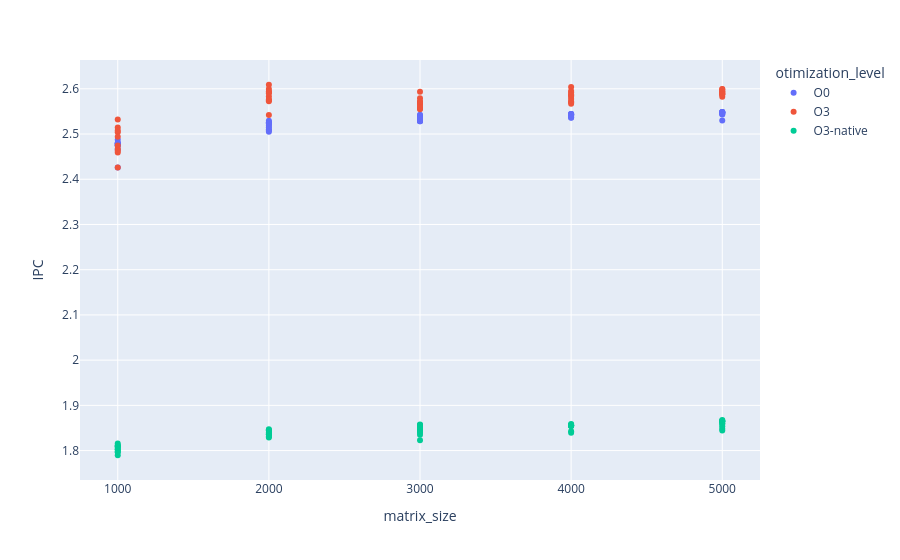

Notebook source saved alongside this figure:
### Code cell
plot_IPC_to_size= px.scatter(df, x="matrix_size", y="IPC", color="otimization_level", hover_data=["time_elapsed","CPI", "branch-miss-rate", "cache-miss-rate"])
plot_IPC_to_size.update_layout(xaxis={"type": "category"})
plot_IPC_to_size.show()

### Figure 1 — Plotly figure (JSON) as saved in the notebook; plotly's stock layout.template omitted (floating-point values rounded to 4 significant figures; data arrays with more than 128 entries replaced by an {"elided": "..."} marker saying what was removed)
{"data": [{"customdata": {"elided": "50x4 float values"}, "hovertemplate": "otimization_level=O0<br>matrix_size=%{x}<br>IPC=%{y}<br>time_elapsed=%{customdata[0]}<br>CPI=%{customdata[1]}<br>branch-miss-rate=%{customdata[2]}<br>cache-miss-rate=%{customdata[3]}<extra></extra>", "legendgroup": "O0", "marker": {"color": "#636efa", "symbol": "circle"}, "mode": "markers", "name": "O0", "orientation": "v", "showlegend": true, "type": "scatter", "x": [1000, 1000, 1000, 1000, 1000, 1000, 1000, 1000, 1000, 1000, 2000, 2000, 2000, 2000, 2000, 2000, 2000, 2000, 2000, 2000, 3000, 3000, 3000, 3000, 3000, 3000, 3000, 3000, 3000, 3000, 4000, 4000, 4000, 4000, 4000, 4000, 4000, 4000, 4000, 4000, 5000, 5000, 5000, 5000, 5000, 5000, 5000, 5000, 5000, 5000], "xaxis": "x", "y": [2.426, 2.487, 2.476, 2.48, 2.48, 2.475, 2.479, 2.474, 2.478, 2.466, 2.508, 2.518, 2.523, 2.529, 2.511, 2.526, 2.515, 2.526, 2.505, 2.523, 2.529, 2.53, 2.536, 2.538, 2.542, 2.541, 2.528, 2.528, 2.535, 2.535, 2.537, 2.544, 2.543, 2.544, 2.54, 2.544, 2.543, 2.541, 2.542, 2.536, 2.53, 2.549, 2.548, 2.548, 2.549, 2.546, 2.543, 2.544, 2.548, 2.547], "yaxis": "y"}, {"customdata": {"elided": "50x4 float values"}, "hovertemplate": "otimization_level=O3<br>matrix_size=%{x}<br>IPC=%{y}<br>time_elapsed=%{customdata[0]}<br>CPI=%{customdata[1]}<br>branch-miss-rate=%{customdata[2]}<br>cache-miss-rate=%{customdata[3]}<extra></extra>", "legendgroup": "O3", "marker": {"color": "#EF553B", "symbol": "circle"}, "mode": "markers", "name": "O3", "orientation": "v", "showlegend": true, "type": "scatter", "x": [1000, 1000, 1000, 1000, 1000, 1000, 1000, 1000, 1000, 1000, 2000, 2000, 2000, 2000, 2000, 2000, 2000, 2000, 2000, 2000, 3000, 3000, 3000, 3000, 3000, 3000, 3000, 3000, 3000, 3000, 4000, 4000, 4000, 4000, 4000, 4000, 4000, 4000, 4000, 4000, 5000, 5000, 5000, 5000, 5000, 5000, 5000, 5000, 5000, 5000], "xaxis": "x", "y": [2.426, 2.475, 2.504, 2.532, 2.514, 2.459, 2.494, 2.468, 2.508, 2.463, 2.583, 2.593, 2.6, 2.576, 2.572, 2.609, 2.593, 2.59, 2.575, 2.542, 2.579, 2.557, 2.568, 2.568, 2.562, 2.572, 2.594, 2.555, 2.571, 2.559, 2.57, 2.582, 2.604, 2.572, 2.577, 2.586, 2.595, 2.592, 2.567, 2.587, 2.595, 2.591, 2.594, 2.599, 2.582, 2.592, 2.588, 2.589, 2.587, 2.599], "yaxis": "y"}, {"customdata": {"elided": "50x4 float values"}, "hovertemplate": "otimization_level=O3-native<br>matrix_size=%{x}<br>IPC=%{y}<br>time_elapsed=%{customdata[0]}<br>CPI=%{customdata[1]}<br>branch-miss-rate=%{customdata[2]}<br>cache-miss-rate=%{customdata[3]}<extra></extra>", "legendgroup": "O3-native", "marker": {"color": "#00cc96", "symbol": "circle"}, "mode": "markers", "name": "O3-native", "orientation": "v", "showlegend": true, "type": "scatter", "x": [1000, 1000, 1000, 1000, 1000, 1000, 1000, 1000, 1000, 1000, 2000, 2000, 2000, 2000, 2000, 2000, 2000, 2000, 2000, 2000, 3000, 3000, 3000, 3000, 3000, 3000, 3000, 3000, 3000, 3000, 4000, 4000, 4000, 4000, 4000, 4000, 4000, 4000, 4000, 4000, 5000, 5000, 5000, 5000, 5000, 5000, 5000, 5000, 5000, 5000], "xaxis": "x", "y": [1.803, 1.81, 1.803, 1.807, 1.798, 1.797, 1.811, 1.81, 1.816, 1.79, 1.837, 1.84, 1.844, 1.844, 1.829, 1.845, 1.847, 1.836, 1.836, 1.831, 1.845, 1.84, 1.835, 1.823, 1.858, 1.844, 1.856, 1.854, 1.85, 1.852, 1.859, 1.855, 1.854, 1.857, 1.856, 1.855, 1.854, 1.843, 1.839, 1.855, 1.848, 1.865, 1.865, 1.866, 1.864, 1.845, 1.859, 1.861, 1.868, 1.854], "yaxis": "y"}], "layout": {"legend": {"title": {"text": "otimization_level"}, "tracegroupgap": 0}, "margin": {"t": 60}, "xaxis": {"anchor": "y", "domain": [0, 1], "title": {"text": "matrix_size"}, "type": "category"}, "yaxis": {"anchor": "x", "domain": [0, 1], "title": {"text": "IPC"}}}}
